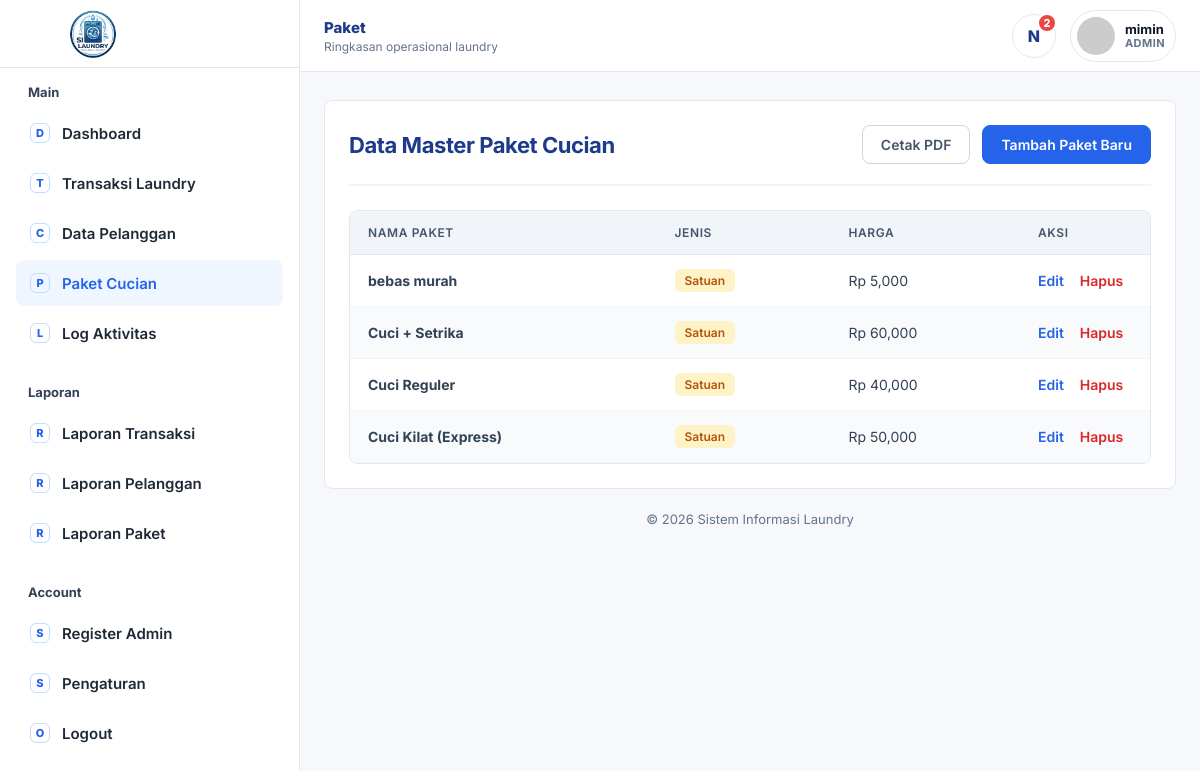
Page /index.php?page=paket (signed in) on the committed database.
### tables this page shows
CREATE TABLE `tbl_paket` (
  `id_paket` int(11) NOT NULL,
  `nama_paket` varchar(100) NOT NULL,
  `jenis` varchar(50) NOT NULL,
  `harga_per_unit` int(11) NOT NULL,
  `created_at` timestamp NOT NULL DEFAULT current_timestamp()
);

### classes/Database.php (called while the page is built)
<?php
class Database {
    private static $instance = null;
    private $conn;
    private function __construct() {
        try {
            $this->conn = new PDO("mysql:host=".DB_HOST.";dbname=".DB_NAME, DB_USER, DB_PASS);
            $this->conn->setAttribute(PDO::ATTR_ERRMODE, PDO::ERRMODE_EXCEPTION);
        } catch(PDOException $e) {
            die("Koneksi gagal: " . $e->getMessage());
        }
    }
    public static function getInstance() {
        if (self::$instance == null) self::$instance = new Database();
        return self::$instance;
    }
    public function getConnection() {
        return $this->conn;
    }
}
?>

### classes/Paket.php (called while the page is built, shortened)
<?php
class Paket {
    private $db;
    public function __construct() {
        $this->db = Database::getInstance()->getConnection();
    }
    public function ambilSemuaPaket() {
        try {
            $sql = "SELECT * FROM tbl_paket ORDER BY id_paket DESC";
            $stmt = $this->db->prepare($sql);
            $stmt->execute();
            return $stmt->fetchAll(PDO::FETCH_ASSOC);
        } catch (PDOException $e) {
            return [];
        }
    }
}
?>

### views/paket/index.php (the view, shortened to what this page needs)
<?php
require_once 'classes/Paket.php';
$paketObj = new Paket();
$action = $_GET['action'] ?? 'tampil';
?>
<?php include 'views/layouts/sidebar.php'; ?>
<div class="fw-master-container">
    <div class="fw-master-card">
<?php
switch ($action) {
    case 'tampil':
        $dataPaket = $paketObj->ambilSemuaPaket();
        ?>
        <div class="fw-master-header">
            <h2>Data Master Paket Cucian</h2>
            <div class="fw-action-buttons">
                <a href="index.php?page=print_paket" target="_blank" class="fw-btn fw-btn-outline">
                    Cetak PDF
                </a>
                <a href="index.php?page=paket&action=tambah" class="fw-btn fw-btn-primary">
                    Tambah Paket Baru
                </a>
            </div>
        </div>
        <div class="fw-table-responsive">
            <table class="fw-table-custom">
                <thead>
                    <tr>
                        <th>Nama Paket</th>
                        <th>Jenis</th>
                        <th>Harga</th>
                        <th style="width: 130px;">Aksi</th>
                    </tr>
                </thead>
                <tbody>
                    <?php foreach ($dataPaket as $row) : ?>
                    <tr>
                        <td><strong><?= $row['nama_paket']; ?></strong></td>
                        <td>
                            <?php if ($row['jenis'] == 'kiloan'): ?>
                                <span class="fw-badge fw-badge-kiloan">Kiloan</span>
                            <?php else: ?>
                                <span class="fw-badge fw-badge-satuan">Satuan</span>
                            <?php endif; ?>
                        </td>
                        <td>Rp <?= number_format($row['harga_per_unit']); ?></td>
                        <td>
                            <a href="index.php?page=paket&action=edit&id=<?= $row['id_paket']; ?>" class="fw-link-edit">Edit</a>
                            <a href="index.php?page=paket&action=hapus&id=<?= $row['id_paket']; ?>" class="fw-link-delete" onclick="return confirm('Yakin ingin menghapus paket ini?')">Hapus</a>
                        </td>
                    </tr>
                    <?php endforeach; ?>
                </tbody>
            </table>
        </div>
        <?php
        break;
        ?>
        <?php
}
?>
    </div>
</div>
<?php include 'views/layouts/footer.php'; ?>

### assets/css/style.css (style rules this page uses)
:root { --bg-body: #f0f2f5; --bg-card: #ffffff; --text-main: #2c3e50; --text-body: #333333; --text-muted: #7f8c8d; --border-color: #dddddd; --table-hover: #f5f5f5; --input-bg: #ffffff; --input-border: #dddddd; --header-bg: linear-gradient(135deg, #2c3e50, #1a2632); --sidebar-bg: #1e2a36; }
* { margin: 0; padding: 0; box-sizing: border-box; font-family: 'Segoe UI', Tahoma, Geneva, Verdana, sans-serif; }
body { background: var(--bg-body); color: var(--text-body); transition: background 0.3s, color 0.3s; }
table { width: 100%; border-collapse: collapse; }
th, td { padding: 12px 15px; text-align: left; border-bottom: 1px solid var(--border-color); }
th { background: #2c3e50; color: white; }
td { color: var(--text-body); }

### views/layouts/sidebar.php (style rules this page uses)
:root { --fw-primary: #2563eb; --fw-primary-dark: #1e3a8a; --fw-primary-soft: #eff6ff; --fw-shell-bg: #f6f8fc; --fw-panel: #ffffff; --fw-line: #e2e8f0; --fw-text: #0f172a; --fw-muted: #64748b; --fw-sidebar-width: 300px; --fw-topbar-height: 72px; }
body { margin: 0; background: var(--fw-shell-bg); color: var(--fw-text); font-family: 'Inter', system-ui, -apple-system, BlinkMacSystemFont, 'Segoe UI', sans-serif; }
.fw-main .fw-master-container, .fw-main .fw-setting-container { padding: 0 !important; background: transparent !important; min-height: auto !important; }
.fw-main .fw-master-card, .fw-main .fw-setting-card { border-radius: 8px !important; box-shadow: none !important; max-width: none !important; }

### views/paket/index.php (style rules this page uses)
.fw-master-container { font-family: 'Inter', system-ui, -apple-system, sans-serif !important; padding: 32px; background-color: #f8fafc; min-height: 100vh; color: #1e293b; }
.fw-master-card { background: #ffffff; border-radius: 12px; box-shadow: 0 4px 6px -1px rgba(0, 0, 0, 0.05), 0 2px 4px -1px rgba(0, 0, 0, 0.03); padding: 24px; border: 1px solid #e2e8f0; }
.fw-master-header { display: flex; justify-content: space-between; align-items: center; border-bottom: 2px solid #f1f5f9; padding-bottom: 20px; margin-bottom: 24px; flex-wrap: wrap; gap: 16px; }
.fw-master-header h2 { font-size: 22px; font-weight: 700; color: #1e3a8a; margin: 0; letter-spacing: -0.02em; }
.fw-action-buttons { display: flex; gap: 12px; }
.fw-btn { display: inline-flex; align-items: center; padding: 10px 18px; font-size: 14px; font-weight: 600; border-radius: 8px; text-decoration: none; transition: all 0.15s ease; border: none; cursor: pointer; }
.fw-btn-primary { background-color: #2563eb; color: #ffffff; border: 1px solid #2563eb; }
.fw-btn-outline { background-color: #ffffff; color: #475569; border: 1px solid #cbd5e1; }
.fw-table-responsive { width: 100%; overflow-x: auto; border-radius: 8px; border: 1px solid #e2e8f0; }
.fw-table-custom { width: 100%; border-collapse: collapse; text-align: left; font-size: 14px; }
.fw-table-custom th { background-color: #f1f5f9; color: #475569; font-weight: 600; padding: 14px 18px; text-transform: uppercase; font-size: 12px; letter-spacing: 0.05em; border-bottom: 1px solid #e2e8f0; }
.fw-table-custom td { padding: 14px 18px; border-bottom: 1px solid #f1f5f9; color: #334155; }
.fw-table-custom tbody tr:nth-child(even) { background-color: #f8fafc; }
.fw-badge { display: inline-block; padding: 4px 10px; font-size: 12px; font-weight: 600; border-radius: 6px; text-transform: capitalize; }
.fw-badge-satuan { background-color: #fef3c7; color: #b45309; }
.fw-link-edit { color: #2563eb; text-decoration: none; font-weight: 600; margin-right: 12px; }
.fw-link-delete { color: #dc2626; text-decoration: none; font-weight: 600; }

### rows in the picture
tbl_paket: nama_paket "bebas murah", jenis "Satuan", harga_per_unit "5,000"
tbl_paket: nama_paket "Cuci + Setrika", jenis "Satuan", harga_per_unit "60,000"
tbl_paket: nama_paket "Cuci Reguler", jenis "Satuan", harga_per_unit "40,000"
tbl_paket: nama_paket "Cuci Kilat (Express)", jenis "Satuan", harga_per_unit "50,000"

### other values in the picture
$item['icon'] "D"
$item['label'] "Dashboard"
$item['icon'] "T"
$item['label'] "Transaksi Laundry"
$item['icon'] "C"
$item['label'] "Data Pelanggan"
$item['icon'] "P"
$item['label'] "Paket Cucian"
$item['icon'] "L"
$item['label'] "Log Aktivitas"
$item['icon'] "R"
$item['label'] "Laporan Transaksi"
$item['label'] "Laporan Pelanggan"
$item['label'] "Laporan Paket"
str_replace('_', ' ', $currentPage) "Paket"
